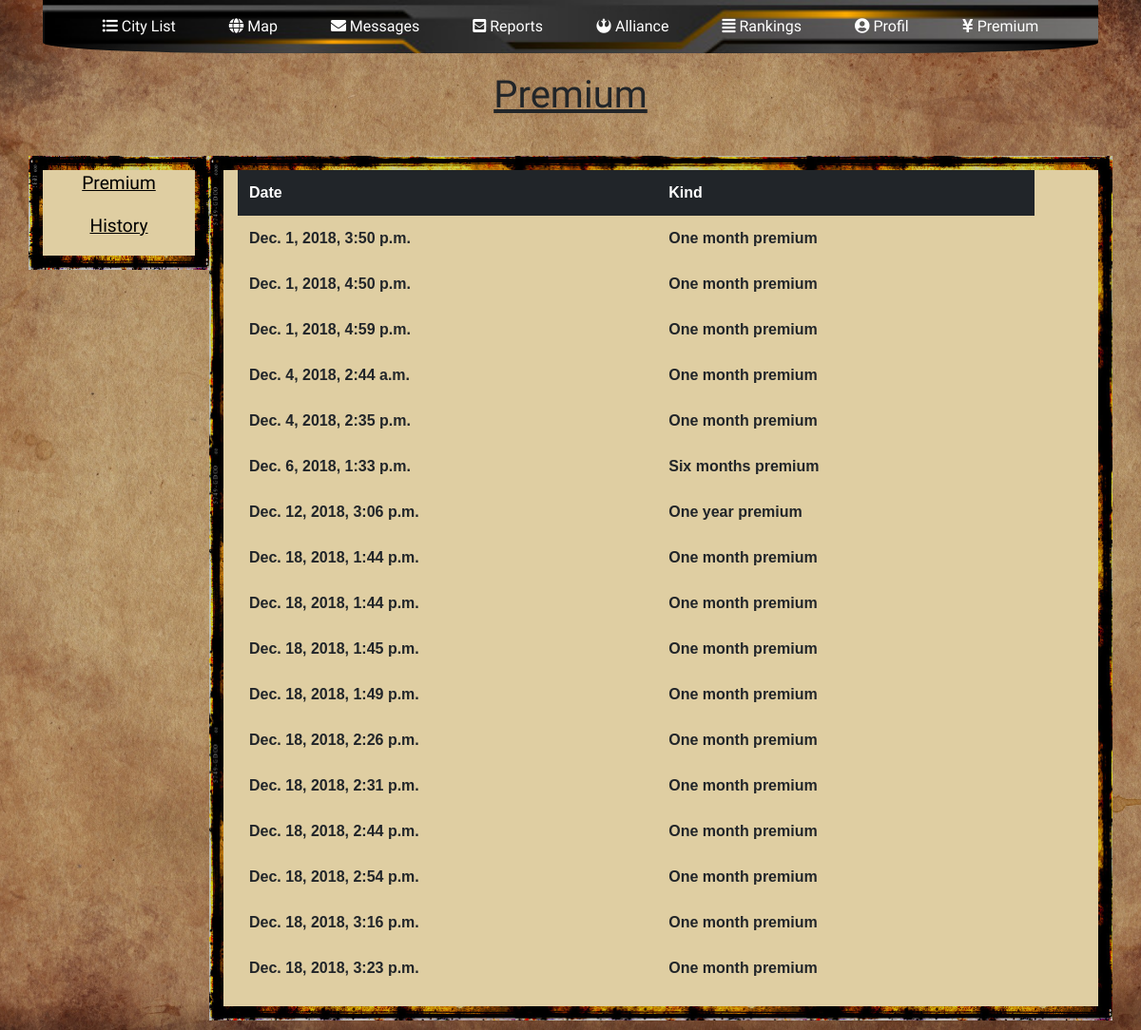
The app's page /premium/historia/ (signed in) with its own data.
### premium/models.py (models this page shows)
class Tranzakcja(models.Model):
    buyer = models.ForeignKey(User, on_delete=models.CASCADE)
    type_of_premium = models.IntegerField(default=1)
    buying_date = models.DateTimeField(default=timezone.now)

### premium/views.py (the view)
# urls.py: path('historia/', views.premium_history, name='premium_history'),
@login_required(login_url=main_page)
def premium_history(request):
    user = request.user
    tranzakcje = Tranzakcja.objects.all().filter(buyer=user)
    return render(request, 'platnosci.html', {'tranzakcje': tranzakcje})

### premium/templates/platnosci.html (shortened to what this page needs)
<!doctype html>
<html lang="en">
<head>
    {% load static %}
    <link rel="stylesheet" href="https://stackpath.bootstrapcdn.com/bootstrap/4.1.3/css/bootstrap.min.css">
    <link rel="stylesheet" href="{% static 'premium/premiumCss.css' %}">
    <link rel="stylesheet" href="https://use.fontawesome.com/releases/v5.5.0/css/all.css">
</head>
<body>
    <div class="container">
        <nav class="navbar navbar-expand-lg navbar-dark center">
            <div class="custom-center">
                <div class="collapse navbar-collapse" id="navbarNav">
                    <ul class="navbar-nav">
                        <li class="nav-item active">
                            <a class="nav-link" href="../../miasto/city_list/"><i class="fas fa-list-ul"></i> City List</a>
                        </li>
                        <li class="nav-item active">
                            <a class="nav-link" href="../../mapa/"><i class="fas fa-globe"></i> Map</a>
                        </li>
                        <li class="nav-item active">
                            <a class="nav-link" href="../../wiadomosci/"><i class="fas fa-envelope"></i> Messages</a>
                        </li>
                        <li class="nav-item active">
                            <a class="nav-link" href="../../raporty/"><i class="fas fa-envelope-square"></i> Reports</a>
                        </li>
                        <li class="nav-item active">
                            <a class="nav-link" href="../../sojusz/"><i class="fab fa-rebel"></i> Alliance</a>
                        </li>
                        <li class="nav-item active">
                            <a class="nav-link" href="../../rankingi/"><i class="fas fa-align-justify"></i> Rankings</a>
                        </li>
                        <li class="nav-item active">
                            <a class="nav-link" href="../../profil/"><i class="fas fa-user-circle"></i> Profil</a>
                        </li>
                        <li class="nav-item active">
                            <a class="nav-link" href="../../premium/"><i class="fas fa-yen-sign"></i> Premium</a>
                        </li>
                    </ul>
                </div>
            </div>
        </nav>
    </div>
    <h1 class="text-center" style="font-family: 'Lobster', sans-serif; margin: 20px;"><u>Premium </u></h1>
    <div class="container">
        <div class="row">
            <div class="col-lg-2 premiumPanel text-center">
                <p class="premiumText"><a href="../"><u>Premium</u></a></p>
                <p class="premiumText"><a href=""><u>History</u></a></p>
            </div>
            <div class="col-lg-10 premiumPanel text-center">
                <table class="table table-borderless table-hover">
                    <thead class="thead-dark">
                    <tr>
                        <th>Date</th>
                        <th>Kind</th>
                    </tr>
                    </thead>
                    {% for tranzakcja in tranzakcje %}
                    <tr>
                        <td>{{ tranzakcja.buying_date }}</td>
                        {% if tranzakcja.type_of_premium == 1%}
                        <td>One month premium</td>
                        {% endif %}
                        {% if tranzakcja.type_of_premium == 2%}
                        <td>Six months premium</td>
                        {% endif %}
                        {% if tranzakcja.type_of_premium == 3%}
                        <td>One year premium</td>
                        {% endif %}
                        <td>{{ message.created_date }}</td>
                    </tr>
                    {% endfor %}
                </table>
            </div>
        </div>
    </div>
</body>
</html>

### premium/static/premium/premiumCss.css (style rules this page uses)
body { background: url('../cityMap/assets/yellowBackground2.png') no-repeat center center fixed; background-size: cover; }
nav { background: url('../cityMap/assets/yellowBackground3.png'); background-size: 100%; border-bottom-left-radius: 20%; border-bottom-right-radius: 20%; font-family: 'Lobster'; }
.custom-center { margin: auto; }
nav li { margin-left: 20px; margin-right: 20px; }
.premiumPanel { background-color: rgb(223, 206, 162); border: 15px solid transparent; border-image: url('../cityMap/assets/border8.png') 30 round; height: 100%; margin-bottom: 10px; margin-top: 20px; }
.premiumText a { font-family: 'Lobster'; font-size: 1.2em; color: black; }
th, td { border-top: none; font-weight: bold; text-align: left; }
table { font-family: arial, sans-serif; }

### records on screen
Tranzakcja: buying_date "Dec. 1, 2018, 3:50 p.m.", type_of_premium "One month premium"
Tranzakcja: buying_date "Dec. 1, 2018, 4:50 p.m.", type_of_premium "One month premium"
Tranzakcja: buying_date "Dec. 1, 2018, 4:59 p.m.", type_of_premium "One month premium"
Tranzakcja: buying_date "Dec. 4, 2018, 2:44 a.m.", type_of_premium "One month premium"
Tranzakcja: buying_date "Dec. 4, 2018, 2:35 p.m.", type_of_premium "One month premium"
Tranzakcja: buying_date "Dec. 6, 2018, 1:33 p.m.", type_of_premium "Six months premium"
Tranzakcja: buying_date "Dec. 12, 2018, 3:06 p.m.", type_of_premium "One year premium"
Tranzakcja: buying_date "Dec. 18, 2018, 1:44 p.m.", type_of_premium "One month premium"
Tranzakcja: buying_date "Dec. 18, 2018, 1:44 p.m.", type_of_premium "One month premium"
Tranzakcja: buying_date "Dec. 18, 2018, 1:45 p.m.", type_of_premium "One month premium"
Tranzakcja: buying_date "Dec. 18, 2018, 1:49 p.m.", type_of_premium "One month premium"
Tranzakcja: buying_date "Dec. 18, 2018, 2:26 p.m.", type_of_premium "One month premium"
Tranzakcja: buying_date "Dec. 18, 2018, 2:31 p.m.", type_of_premium "One month premium"
Tranzakcja: buying_date "Dec. 18, 2018, 2:44 p.m.", type_of_premium "One month premium"
Tranzakcja: buying_date "Dec. 18, 2018, 2:54 p.m.", type_of_premium "One month premium"
Tranzakcja: buying_date "Dec. 18, 2018, 3:16 p.m.", type_of_premium "One month premium"
Tranzakcja: buying_date "Dec. 18, 2018, 3:23 p.m.", type_of_premium "One month premium"
